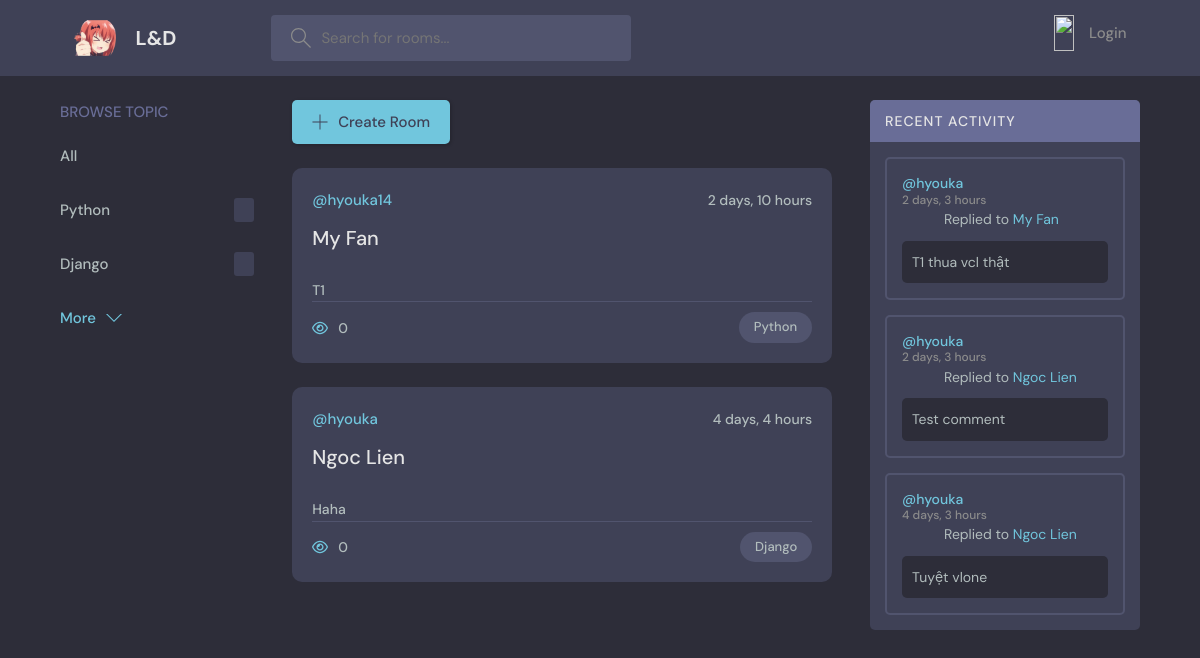
The app's page /, older data.
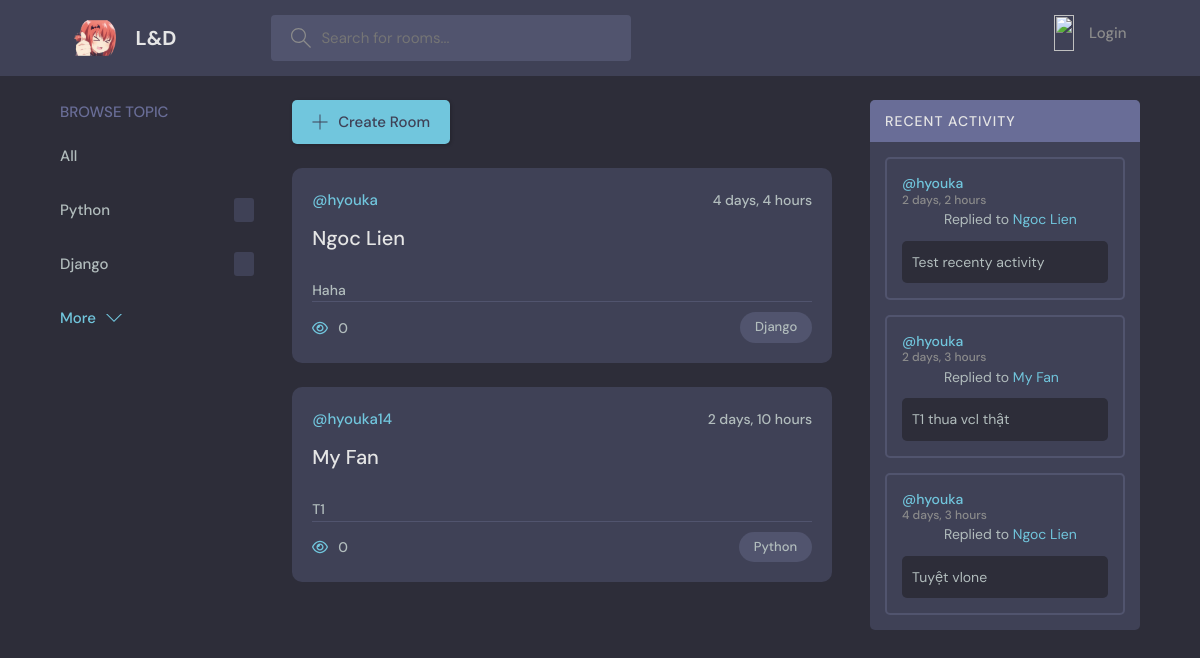
The same page, newer data.
### base/models.py (models this page shows, shortened)
class Topic(models.Model):
    topic = models.CharField(max_length=200)

class Room(models.Model):
    host = models.ForeignKey(User, on_delete=models.SET_NULL, null=True)
    topic = models.ForeignKey(Topic, on_delete=models.SET_NULL, null=True)
    name = models.CharField(max_length=100)
    participants = models.ManyToManyField(
        User, related_name='participants', blank=True)
    description = models.TextField(null=True, blank=True)
    updated = models.DateTimeField(auto_now=True)
    created = models.DateTimeField(auto_now_add=True)
    class Meta:
        ordering = ['-updated', '-created']
    def __str__(self):
        return self.name

class Message(models.Model):
    user = models.ForeignKey(User, on_delete=models.CASCADE)
    room = models.ForeignKey(Room, on_delete=models.CASCADE)
    body = models.TextField()
    updated = models.DateTimeField(auto_now=True)
    created = models.DateTimeField(auto_now_add=True)
    class Meta:
        ordering = ['-updated', '-created']

### base/views.py (the view)
# urls.py: path('', views.index, name='home'),
def index(request):
    q = request.GET.get('q') if request.GET.get('q') != None else ''
    rooms = Room.objects.filter(
        Q(topic__topic__contains=q) |
        Q(name__icontains=q) |
        Q(description__icontains=q)
    )
    topics = Topic.objects.all()
    room_messages = Message.objects.filter(Q(room__topic__topic__icontains=q))
    content = {'rooms': rooms, 'topics': topics,
               'room_messages': room_messages}
    return render(request, 'base/home.html', content)

### base/templates/base/home.html (shortened to what this page needs)
{% extends "main.html" %}
{% block content %}
<main class="layout layout--3">
  <div class="container">
    {% include "base/component/topic_component.html" %}
    <div class="roomList">
      <div class="roomList__header">
        <a class="btn btn--main" href="{% url 'create_room' %}">
          <svg version="1.1" xmlns="http://www.w3.org/2000/svg" width="32" height="32" viewBox="0 0 32 32">
            <title>add</title>
            <path
              d="M16.943 0.943h-1.885v14.115h-14.115v1.885h14.115v14.115h1.885v-14.115h14.115v-1.885h-14.115v-14.115z">
            </path>
          </svg>
          Create Room
        </a>
      </div>
      {% include "base/component/feed_component.html" %}
    </div>
    {% include "base/component/activity_component.html" %}
  </div>
</main>
{% endblock content %}

### base/templates/base/component/topic_component.html
<div class="topics">
    <div class="topics__header">
        <h2>Browse Topic</h2>
    </div>
    <ul class="topics__list">
        <li>
            <a href="{% url 'home' %}">All</a>
        </li>
        {% for topic in topics %}
        <li>
            <a href="{% url 'home' %}?q={{topic.topic}}">{{topic.topic}}<span></span></a>
        </li>
        {% endfor %}
    </ul>
    <a class="btn btn--link" href="topics.html">
        More
        <svg version="1.1" xmlns="http://www.w3.org/2000/svg" width="32" height="32" viewBox="0 0 32 32">
            <title>chevron-down</title>
            <path d="M16 21l-13-13h-3l16 16 16-16h-3l-13 13z"></path>
        </svg>
    </a>
</div>

### base/templates/base/component/feed_component.html (shortened to what this page needs)
{% for room in rooms %}
<div class="roomListRoom">
    <div class="roomListRoom__header">
        <a href="{% url 'user-profile' room.host.id %} " class="roomListRoom__author">
            <span>@{{room.host}}</span>
        </a>
        <div class="roomListRoom__actions">
            <span>{{room.created|timesince}}</span>
        </div>
    </div>
    <div class="roomListRoom__content">
        <a href="{% url 'room' room.id %}">{{room.name}}</a>
    </div>
    <div class="roomListRoom__joined">
        <p>
            {{room.description}}
        </p>
    </div>
    <div class="roomListRoom__meta">
        <a href="{% url 'room' room.id %}" class="roomListRoom__joined">
            {{room.participants.all.count}}
        </a>
        <p class="roomListRoom__topic">{{room.topic.topic}}</p>
    </div>
</div>
{% endfor %}

### base/templates/base/component/activity_component.html (shortened to what this page needs)
<div class="activities">
    <div class="activities__header">
        <h2>Recent Activity</h2>
    </div>
    {% for message in room_messages %}
    <div class="activities__box">
        <div class="activities__boxHeader roomListRoom__header">
            <a href="{% url 'user-profile' message.user.id %} " class="roomListRoom__author">
                <p>
                    @{{message.user}}
                    <span>{{message.created|timesince}}</span>
                </p>
            </a>
        </div>
        <div class="activities__boxContent">
            <p>Replied to <a href="{% url 'room' message.room.id %}">{{message.room}}</a></p>
            <div class="activities__boxRoomContent">
                {{message.body}}
            </div>
        </div>
    </div>
    {% endfor %}
</div>

Row changes from the older to the newer data that the page shows:
removed Message: user "hyouka", created "2 days, 3 hours", room "Ngoc Lien", body "Test comment"
changed Room "Ngoc Lien": moves up the list
added Message: user "hyouka", created "2 days, 2 hours", room "Ngoc Lien", body "Test recenty activity"
